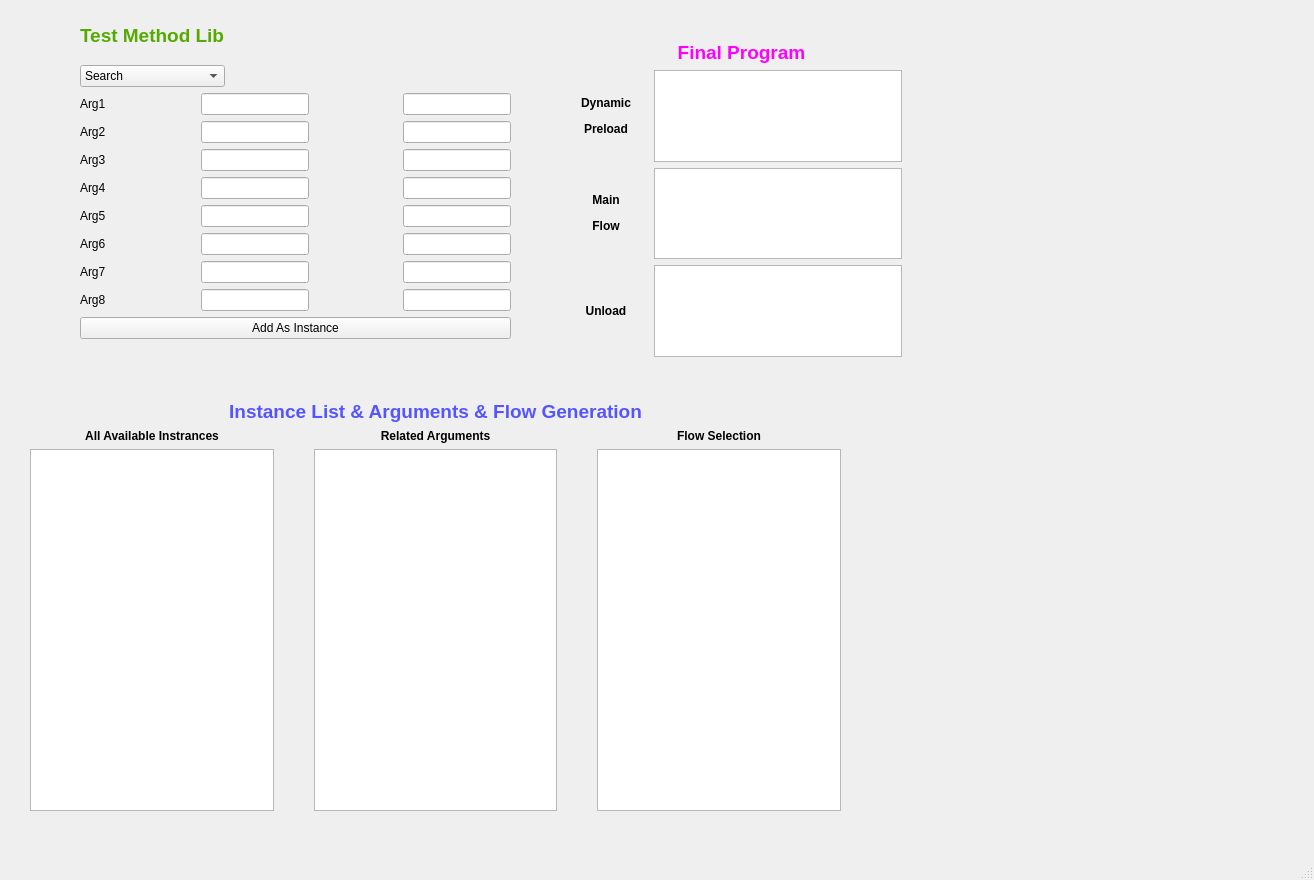
<?xml version="1.0" encoding="UTF-8"?>
<ui version="4.0">
 <class>LIGOPlatform</class>
 <widget class="QMainWindow" name="LIGOPlatform">
  <property name="geometry">
   <rect>
    <x>0</x>
    <y>0</y>
    <width>1314</width>
    <height>880</height>
   </rect>
  </property>
  <property name="windowTitle">
   <string>MainWindow</string>
  </property>
  <widget class="QWidget" name="centralwidget">
   <widget class="QListView" name="listView_5">
    <property name="geometry">
     <rect>
      <x>1346</x>
      <y>-208</y>
      <width>191</width>
      <height>131</height>
     </rect>
    </property>
   </widget>
   <widget class="QListView" name="listView_7">
    <property name="geometry">
     <rect>
      <x>1336</x>
      <y>-18</y>
      <width>161</width>
      <height>101</height>
     </rect>
    </property>
   </widget>
   <widget class="QWidget" name="">
    <property name="geometry">
     <rect>
      <x>30</x>
      <y>400</y>
      <width>811</width>
      <height>411</height>
     </rect>
    </property>
    <layout class="QGridLayout" name="InstancceView">
     <item row="0" column="0" colspan="5">
      <widget class="QLabel" name="InstanceList">
       <property name="toolTip">
        <string>&lt;html&gt;&lt;head/&gt;&lt;body&gt;&lt;p&gt;&lt;span style=&quot; font-size:14pt; font-weight:600;&quot;&gt;Instance List &amp;amp; Arguments&lt;/span&gt;&lt;/p&gt;&lt;/body&gt;&lt;/html&gt;</string>
       </property>
       <property name="text">
        <string>&lt;html&gt;&lt;head/&gt;&lt;body&gt;&lt;p align=&quot;center&quot;&gt;&lt;span style=&quot; font-size:14pt; font-weight:600; color:#5555ff;&quot;&gt;Instance List &amp;amp; Arguments &amp;amp; Flow Generation&lt;/span&gt;&lt;/p&gt;&lt;/body&gt;&lt;/html&gt;</string>
       </property>
       <property name="textFormat">
        <enum>Qt::RichText</enum>
       </property>
      </widget>
     </item>
     <item row="2" column="0">
      <widget class="QListView" name="InstancceListView"/>
     </item>
     <item row="1" column="4">
      <widget class="QLabel" name="label_4">
       <property name="text">
        <string>&lt;html&gt;&lt;head/&gt;&lt;body&gt;&lt;p align=&quot;center&quot;&gt;&lt;span style=&quot; font-weight:600;&quot;&gt;Flow Selection&lt;/span&gt;&lt;/p&gt;&lt;/body&gt;&lt;/html&gt;</string>
       </property>
      </widget>
     </item>
     <item row="2" column="1">
      <spacer name="horizontalSpacer_3">
       <property name="orientation">
        <enum>Qt::Horizontal</enum>
       </property>
       <property name="sizeHint" stdset="0">
        <size>
         <width>40</width>
         <height>20</height>
        </size>
       </property>
      </spacer>
     </item>
     <item row="2" column="2">
      <widget class="QListView" name="listView"/>
     </item>
     <item row="1" column="0">
      <widget class="QLabel" name="label">
       <property name="text">
        <string>&lt;html&gt;&lt;head/&gt;&lt;body&gt;&lt;p align=&quot;center&quot;&gt;&lt;span style=&quot; font-weight:600;&quot;&gt;All Available Instrances&lt;/span&gt;&lt;/p&gt;&lt;/body&gt;&lt;/html&gt;</string>
       </property>
      </widget>
     </item>
     <item row="1" column="2">
      <widget class="QLabel" name="label_2">
       <property name="text">
        <string>&lt;html&gt;&lt;head/&gt;&lt;body&gt;&lt;p align=&quot;center&quot;&gt;&lt;span style=&quot; font-weight:600;&quot;&gt;Related Arguments&lt;/span&gt;&lt;/p&gt;&lt;/body&gt;&lt;/html&gt;</string>
       </property>
      </widget>
     </item>
     <item row="2" column="3">
      <spacer name="horizontalSpacer_4">
       <property name="orientation">
        <enum>Qt::Horizontal</enum>
       </property>
       <property name="sizeHint" stdset="0">
        <size>
         <width>40</width>
         <height>20</height>
        </size>
       </property>
      </spacer>
     </item>
     <item row="2" column="4">
      <widget class="QListView" name="listView_2"/>
     </item>
    </layout>
   </widget>
   <widget class="QWidget" name="">
    <property name="geometry">
     <rect>
      <x>581</x>
      <y>41</y>
      <width>321</width>
      <height>316</height>
     </rect>
    </property>
    <layout class="QGridLayout" name="gridLayout">
     <item row="2" column="0">
      <widget class="QLabel" name="label_5">
       <property name="text">
        <string>&lt;html&gt;&lt;head/&gt;&lt;body&gt;&lt;p align=&quot;center&quot;&gt;&lt;span style=&quot; font-weight:600;&quot;&gt;Main&lt;/span&gt;&lt;/p&gt;&lt;p align=&quot;center&quot;&gt;&lt;span style=&quot; font-weight:600;&quot;&gt;Flow&lt;/span&gt;&lt;/p&gt;&lt;/body&gt;&lt;/html&gt;</string>
       </property>
      </widget>
     </item>
     <item row="0" column="0" colspan="3">
      <widget class="QLabel" name="Program">
       <property name="text">
        <string>&lt;html&gt;&lt;head/&gt;&lt;body&gt;&lt;p align=&quot;center&quot;&gt;&lt;span style=&quot; font-size:14pt; font-weight:600; color:#ff00ff;&quot;&gt;Final Program&lt;/span&gt;&lt;/p&gt;&lt;/body&gt;&lt;/html&gt;</string>
       </property>
      </widget>
     </item>
     <item row="1" column="0">
      <widget class="QLabel" name="label_3">
       <property name="text">
        <string>&lt;html&gt;&lt;head/&gt;&lt;body&gt;&lt;p align=&quot;center&quot;&gt;&lt;span style=&quot; font-weight:600;&quot;&gt;Dynamic&lt;/span&gt;&lt;/p&gt;&lt;p align=&quot;center&quot;&gt;&lt;span style=&quot; font-weight:600;&quot;&gt;Preload&lt;/span&gt;&lt;/p&gt;&lt;/body&gt;&lt;/html&gt;</string>
       </property>
      </widget>
     </item>
     <item row="1" column="2">
      <widget class="QListView" name="listView_3"/>
     </item>
     <item row="3" column="0">
      <widget class="QLabel" name="label_6">
       <property name="text">
        <string>&lt;html&gt;&lt;head/&gt;&lt;body&gt;&lt;p align=&quot;center&quot;&gt;&lt;span style=&quot; font-weight:600;&quot;&gt;Unload&lt;/span&gt;&lt;/p&gt;&lt;/body&gt;&lt;/html&gt;</string>
       </property>
      </widget>
     </item>
     <item row="2" column="2">
      <widget class="QListView" name="listView_4"/>
     </item>
     <item row="3" column="2">
      <widget class="QListView" name="listView_6"/>
     </item>
     <item row="1" column="1">
      <spacer name="horizontalSpacer_6">
       <property name="orientation">
        <enum>Qt::Horizontal</enum>
       </property>
       <property name="sizeHint" stdset="0">
        <size>
         <width>20</width>
         <height>20</height>
        </size>
       </property>
      </spacer>
     </item>
    </layout>
   </widget>
   <widget class="QWidget" name="">
    <property name="geometry">
     <rect>
      <x>80</x>
      <y>12</y>
      <width>431</width>
      <height>327</height>
     </rect>
    </property>
    <layout class="QGridLayout" name="gridLayout_2">
     <item row="0" column="0">
      <layout class="QGridLayout" name="TestMethodView">
       <item row="1" column="0">
        <widget class="QComboBox" name="comboBox">
         <property name="styleSheet">
          <string notr="true">font: 12pt &quot;Arial&quot;;</string>
         </property>
         <item>
          <property name="text">
           <string>Search</string>
          </property>
         </item>
         <item>
          <property name="text">
           <string>StartPoint</string>
          </property>
         </item>
         <item>
          <property name="text">
           <string>Backoff</string>
          </property>
         </item>
         <item>
          <property name="text">
           <string>LimitLine</string>
          </property>
         </item>
        </widget>
       </item>
       <item row="0" column="0">
        <widget class="QLabel" name="TestMethodLib">
         <property name="text">
          <string>&lt;html&gt;&lt;head/&gt;&lt;body&gt;&lt;p&gt;&lt;span style=&quot; font-size:14pt; font-weight:600; color:#55aa00;&quot;&gt;Test Method Lib&lt;/span&gt;&lt;/p&gt;&lt;/body&gt;&lt;/html&gt;</string>
         </property>
        </widget>
       </item>
       <item row="0" column="1">
        <spacer name="horizontalSpacer_5">
         <property name="orientation">
          <enum>Qt::Horizontal</enum>
         </property>
         <property name="sizeHint" stdset="0">
          <size>
           <width>40</width>
           <height>20</height>
          </size>
         </property>
        </spacer>
       </item>
      </layout>
     </item>
     <item row="1" column="0">
      <layout class="QGridLayout" name="ArgumentsView">
       <item row="2" column="0">
        <widget class="QLabel" name="Arg3">
         <property name="text">
          <string>Arg3</string>
         </property>
        </widget>
       </item>
       <item row="3" column="0">
        <widget class="QLabel" name="Arg4">
         <property name="text">
          <string>Arg4</string>
         </property>
        </widget>
       </item>
       <item row="1" column="2">
        <widget class="QLineEdit" name="ArgDesCription_2"/>
       </item>
       <item row="1" column="0">
        <widget class="QLabel" name="Arg2">
         <property name="text">
          <string>Arg2</string>
         </property>
        </widget>
       </item>
       <item row="2" column="2">
        <widget class="QLineEdit" name="ArgDesCription_3"/>
       </item>
       <item row="6" column="4">
        <widget class="QLineEdit" name="ArgValue_7"/>
       </item>
       <item row="6" column="2">
        <widget class="QLineEdit" name="ArgDesCription_7"/>
       </item>
       <item row="7" column="2">
        <widget class="QLineEdit" name="ArgDesCription_8"/>
       </item>
       <item row="3" column="2">
        <widget class="QLineEdit" name="ArgDesCription_4"/>
       </item>
       <item row="2" column="4">
        <widget class="QLineEdit" name="ArgValue_3"/>
       </item>
       <item row="1" column="4">
        <widget class="QLineEdit" name="ArgValue_2"/>
       </item>
       <item row="4" column="2">
        <widget class="QLineEdit" name="ArgDesCription_5"/>
       </item>
       <item row="3" column="4">
        <widget class="QLineEdit" name="ArgValue_4"/>
       </item>
       <item row="0" column="1">
        <spacer name="horizontalSpacer">
         <property name="orientation">
          <enum>Qt::Horizontal</enum>
         </property>
         <property name="sizeHint" stdset="0">
          <size>
           <width>40</width>
           <height>20</height>
          </size>
         </property>
        </spacer>
       </item>
       <item row="4" column="0">
        <widget class="QLabel" name="Arg5">
         <property name="text">
          <string>Arg5</string>
         </property>
        </widget>
       </item>
       <item row="0" column="4">
        <widget class="QLineEdit" name="ArgValue"/>
       </item>
       <item row="4" column="4">
        <widget class="QLineEdit" name="ArgValue_5"/>
       </item>
       <item row="5" column="2">
        <widget class="QLineEdit" name="ArgDesCription_6"/>
       </item>
       <item row="0" column="3">
        <spacer name="horizontalSpacer_2">
         <property name="orientation">
          <enum>Qt::Horizontal</enum>
         </property>
         <property name="sizeHint" stdset="0">
          <size>
           <width>40</width>
           <height>20</height>
          </size>
         </property>
        </spacer>
       </item>
       <item row="5" column="4">
        <widget class="QLineEdit" name="ArgValue_6"/>
       </item>
       <item row="6" column="0">
        <widget class="QLabel" name="Arg7">
         <property name="text">
          <string>Arg7</string>
         </property>
        </widget>
       </item>
       <item row="5" column="0">
        <widget class="QLabel" name="Arg6">
         <property name="text">
          <string>Arg6</string>
         </property>
        </widget>
       </item>
       <item row="7" column="4">
        <widget class="QLineEdit" name="ArgValue_8"/>
       </item>
       <item row="0" column="0">
        <widget class="QLabel" name="Arg1">
         <property name="text">
          <string>Arg1</string>
         </property>
        </widget>
       </item>
       <item row="0" column="2">
        <widget class="QLineEdit" name="ArgDesCription"/>
       </item>
       <item row="7" column="0">
        <widget class="QLabel" name="Arg8">
         <property name="text">
          <string>Arg8</string>
         </property>
        </widget>
       </item>
      </layout>
     </item>
     <item row="2" column="0">
      <widget class="QPushButton" name="AddAsInstancce">
       <property name="text">
        <string>Add As Instance</string>
       </property>
      </widget>
     </item>
    </layout>
   </widget>
  </widget>
  <widget class="QMenuBar" name="menubar">
   <property name="geometry">
    <rect>
     <x>0</x>
     <y>0</y>
     <width>1314</width>
     <height>26</height>
    </rect>
   </property>
  </widget>
  <widget class="QStatusBar" name="statusbar"/>
 </widget>
 <resources/>
 <connections/>
</ui>
